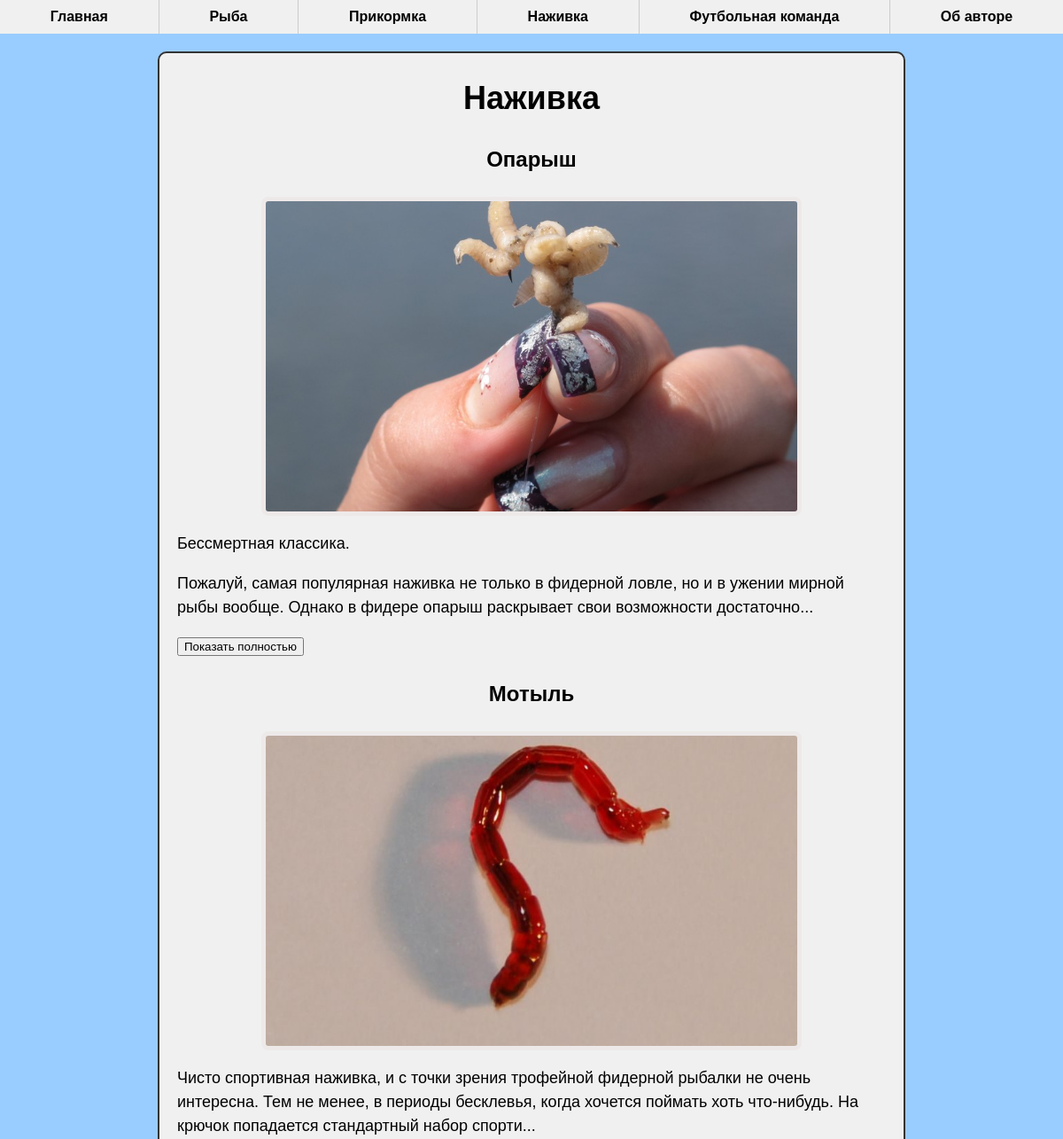
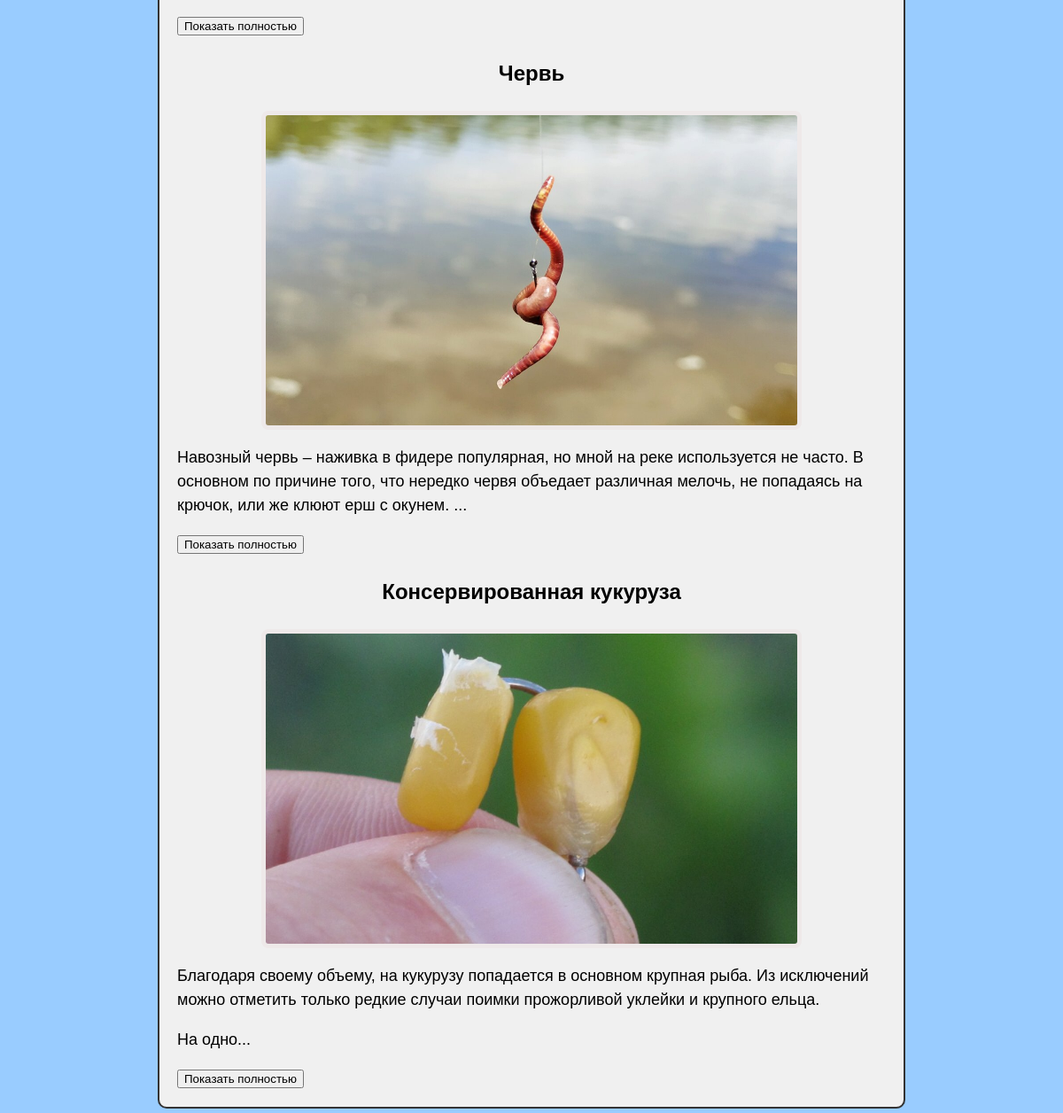
Page /bait/ on the committed database (2 pictures, top to bottom).
### main/models.py (models this page shows, shortened)
class Bait(models.Model):
    title = models.CharField(max_length=255)
    content = models.TextField(blank=True)
    photo = models.ImageField(upload_to='images/', blank=True)
    class Meta:
        verbose_name = 'Наживка'
        verbose_name_plural = 'Наживка'
        ordering = ['id']

### main/views.py (the view)
# urls.py: path('bait/', bait, name='bait'),
def bait(request):
    bait = Bait.objects.all()
    return render(request, 'bait.html', {'bait': bait})

### main/templates/bait.html (shortened to what this page needs)
{% load static %}
<!DOCTYPE html>
<html lang="ru">
<head>
    <link type="text/css" href="{% static 'css/styles.css' %}" rel="stylesheet">
</head>
<body>
{% include 'menu.html' %}
<div class="text-container">
    <div class="centering">
        <h1> Наживка </h1>
    </div>
    {% for el in bait %}
        <div class="text">
            <h3 class="centering">{{ el.title }}</h3>
            <div class="img">
                <p><img src="{{ el.photo.url }}" alt="Здесь должна быть фотография :)" width="600" height="350"></p>
            </div>
            <span class="show-text">
            {{ el.content|linebreaks }}
        </span>
            <button class="show-more-btn">Показать полностью</button>
        </div>
    {% endfor %}
</div>
</body>
</html>

### main/static/css/styles.css (style rules this page uses)
.text-container { font-family: Georgia, sans-serif; line-height: 1.5; max-width: 800px; margin: 20px auto; padding: 0 20px 20px; border: 2px solid #333; border-radius: 10px; background-color: #f0f0f0; }
h1 { font-size: 36px; }
h3 { font-size: 24px; }
p { font-size: 18px; }
body { background-color: #99ccff; margin: 0; padding: 0; }
.centering { text-align: center; }
img { display: block; margin: 0 auto; text-align: center; object-fit: cover; cursor: pointer; transition: .5s; border: 5px solid #eee9e9; border-radius: 8px; }

### rows in the picture
Bait: title "Опарыш", photo (picture), content "Бессмертная классика. Пожалуй, самая популярная наживка не только в фидерной ловле, но и в ужении мирной рыбы вообще. Однако в фидере опарыш раскрывает свои возможности достаточно..."
Bait: title "Мотыль", photo (picture), content "Чисто спортивная наживка, и с точки зрения трофейной фидерной рыбалки не очень интересна. Тем не менее, в периоды бесклевья, когда хочется поймать хоть что-нибудь. На крючок попадается стандартный набор спорти..."
Bait: title "Червь", photo (picture), content "Навозный червь – наживка в фидере популярная, но мной на реке используется не часто. В основном по причине того, что нередко червя объедает различная мелочь, не попадаясь на крючок, или же клюют ерш с окунем. ..."
Bait: title "Консервированная кукуруза", photo (picture), content "Благодаря своему объему, на кукурузу попадается в основном крупная рыба. Из исключений можно отметить только редкие случаи поимки прожорливой уклейки и крупного ельца. На одно..."
